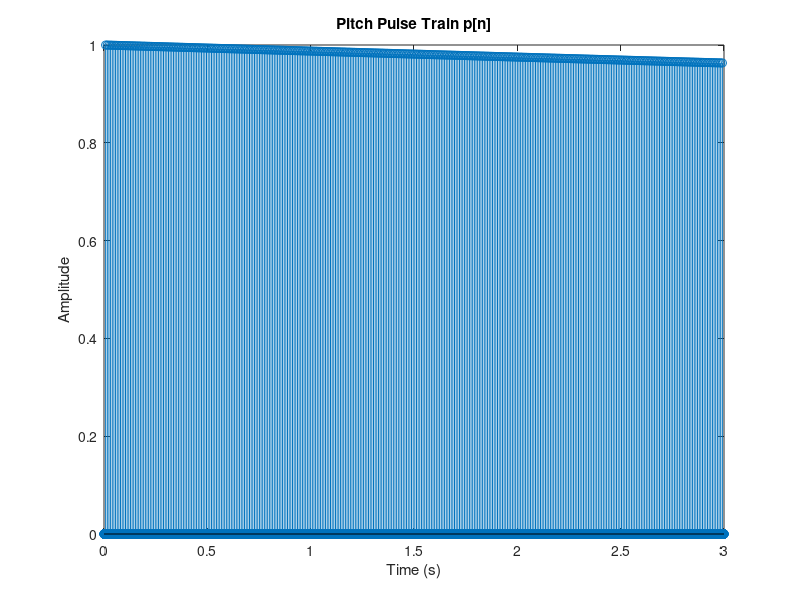
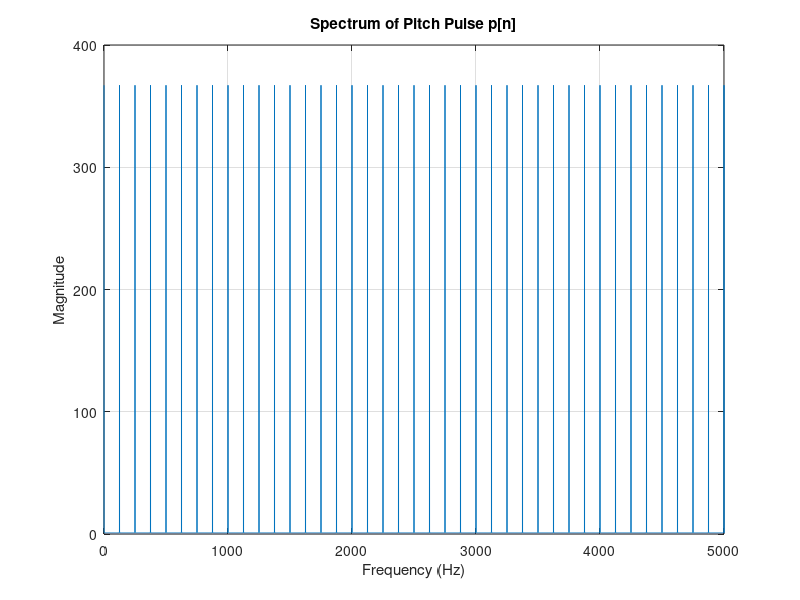
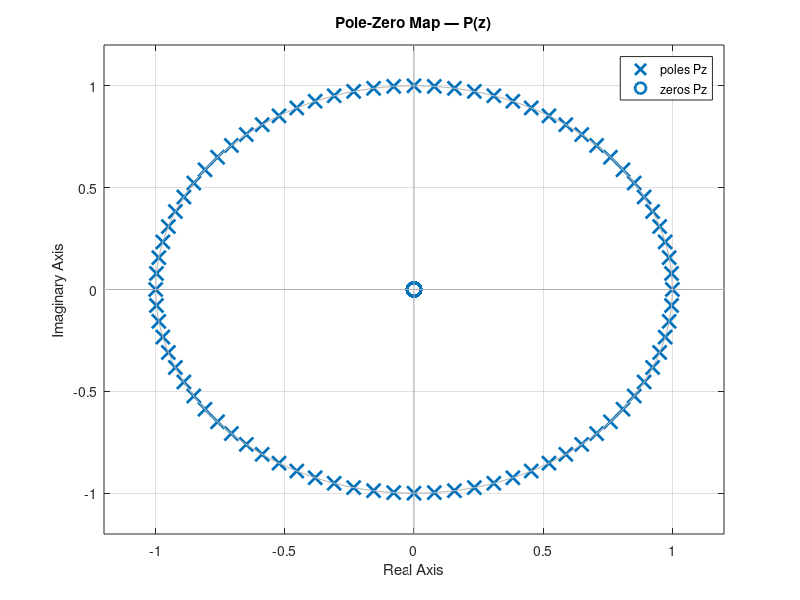
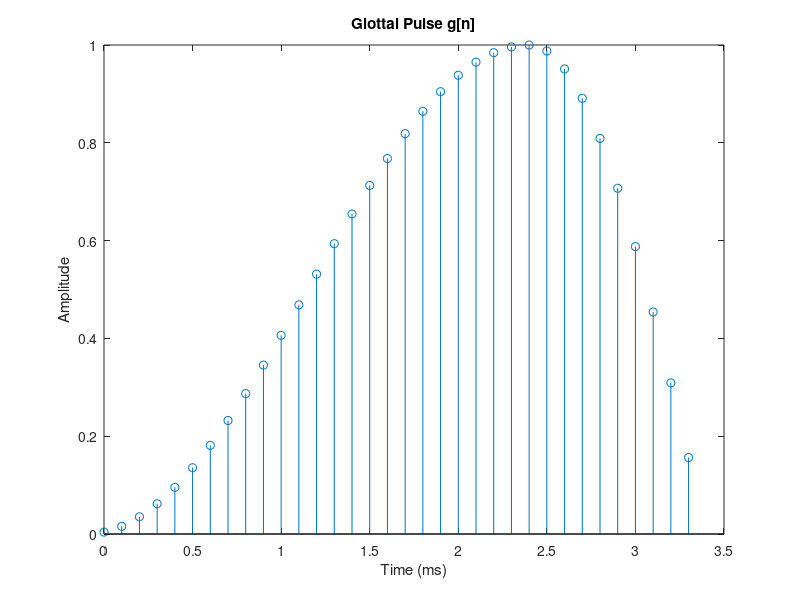

Recreate these plots in MATLAB, in order. (Note: this script raises an error after producing the figures.)
% =========================================================================
% B1–B10 — Articulatory Speech Synthesis
%
% Implements the source-filter model of speech production:
%
%   S(z) = P(z) · G(z) · V(z) · R(z)
%
% where:
%   P(z) — pitch pulse train (periodic excitation)
%   G(z) — glottal pulse shaping filter
%   V(z) — vocal tract resonance filter (three-formant all-pole model)
%   R(z) — radiation load (first-difference high-pass filter)
%
% Six English vowels are synthesised using published formant frequencies
% (Peterson & Barney, 1952):
%   /AO/  /IY/  /UH/  /EH/  /AH/  /IH/
%
% All synthesised vowels are concatenated into total.wav. A human
% recording of the same sequence is saved as total_human.wav.
% Spectrograms of both are compared side by side.
%
% Outputs
%   snsound.wav      : first 0.5 s of the /AO/ base signal (B5)
%   AO.wav, IY.wav, UH.wav, EH.wav, AH.wav, IH.wav : synthesised vowels
%   total.wav        : concatenated synthesised vowels
%   total_human.wav  : recorded human utterance of the same vowel sequence
% =========================================================================

clear all; clc; close all; %#ok<CLALL>

% -------------------------------------------------------------------------
% Shared synthesis constants
% -------------------------------------------------------------------------
Fs  = 10000;          % Sampling frequency (Hz)
T   = 1 / Fs;         % Sampling period (s)
Np  = 80;             % Samples per pitch period  (8 ms at 10 kHz)
NNN = 5000;           % Number of output samples per vowel

% =========================================================================
% B1 — Pitch Pulse Train  P(z)
%
% A periodic impulse train with exponentially decaying amplitude:
%   p[n] = 0.9999^k  at  n = k·Np,  for k = 0, 1, 2, …
% =========================================================================
duration  = 3;                         % seconds
kys       = Fs * duration / Np;        % Total number of pitch periods
k_vec     = linspace(0, kys - 1, kys);
nlen      = Np * kys;
n_vec     = linspace(1, nlen, nlen);

pn = zeros(1, nlen);
for nn = n_vec
    for kk = k_vec
        if nn == kk * Np
            pn(nn) = 0.9999 ^ kk;
        end
    end
end

figure('Name', 'B1 — Pitch Pulse p[n]', 'NumberTitle', 'off');
stem(n_vec / Fs, pn);
title('Pitch Pulse Train p[n]');
xlabel('Time (s)'); ylabel('Amplitude');

% Spectrum of p[n]
Y    = fft(pn);
freq = (0:numel(pn)-1) * (Fs / numel(pn));
figure('Name', 'B1 — Spectrum of p[n]', 'NumberTitle', 'off');
plot(freq, abs(Y));
title('Spectrum of Pitch Pulse p[n]');
xlabel('Frequency (Hz)'); ylabel('Magnitude');
xlim([0 5000]); grid on;

% Transfer function P(z) and pole-zero map
num_Pz = [1, zeros(1, Np)];
den_Pz = [1, zeros(1, Np-1), -0.9999];
Pz     = tf(num_Pz, den_Pz, T);
figure('Name', 'B1 — Pole-Zero Map of P(z)', 'NumberTitle', 'off');
pzmap(Pz);
title('Pole-Zero Map — P(z)');

% =========================================================================
% B2 — Glottal Pulse  G(z)
%
% A two-phase model:
%   Opening phase  (0 ≤ n < N1)    : raised-cosine ramp
%   Closing phase  (N1 ≤ n < N1+N2): quarter-cosine fall
% =========================================================================
N1  = 25; N2 = 10;
gn  = zeros(1, N1 + N2 - 1);
for i = 0 : N1 + N2 - 2
    if i < N1
        gn(i+1) = 0.5 * (1 - cos(pi * (i+1) / N1));
    else
        gn(i+1) = cos(0.5 * pi * (i - (N1-1)) / N2);
    end
end
n_g = 0 : N1 + N2 - 2;

figure('Name', 'B2 — Glottal Pulse g[n]', 'NumberTitle', 'off');
stem(1000 * n_g / Fs, gn);
title('Glottal Pulse g[n]');
xlabel('Time (ms)'); ylabel('Amplitude');

Y_g    = fft(gn);
freq_g = (0:numel(gn)-1) * (Fs / numel(gn));
figure('Name', 'B2 — Spectrum of g[n]', 'NumberTitle', 'off');
plot(freq_g, log(abs(Y_g)));
title('Spectrum of Glottal Pulse g[n]  (log scale)');
xlabel('Frequency (Hz)'); ylabel('Magnitude (log)');
xlim([0 5000]); grid on;

% =========================================================================
% B3 — Vocal Tract Filter  V(z) for /AO/
%
% Three-formant all-pole filter. Each resonance is modelled as a
% complex-conjugate pole pair:
%   H_k(z) = 1 / (1 - 2·e^{-πBk·T}·cos(2πFk·T)·z^{-1}
%                   + e^{-2πBk·T}·z^{-2})
%
% Formant frequencies and bandwidths (Peterson & Barney, 1952):
%   F1 = 570 Hz,  B1 = 60 Hz
%   F2 = 840 Hz,  B2 = 100 Hz  (note: bandwidth halved in den.)
%   F3 = 2410 Hz, B3 = 120 Hz
% =========================================================================
Fk_AO = [570,  840, 2410];
sk_AO = [60,  100,  120] ./ 2;   % σk = Bk / 2

Vz_AO = makeVocalTract(Fk_AO, sk_AO, Fs, T);

figure('Name', 'B3 — Impulse Response V(z) /AO/', 'NumberTitle', 'off');
impulse(Vz_AO);
title('Vocal Tract Impulse Response — /AO/');
xlabel('Time (ms)'); ylabel('Amplitude');

[vn_AO, ~] = impulse(Vz_AO);
Y_V    = fft(vn_AO);
freq_V = (0:numel(vn_AO)-1) * (Fs / numel(vn_AO));
figure('Name', 'B3 — Spectrum V(z) /AO/', 'NumberTitle', 'off');
plot(freq_V, abs(Y_V));
title('Spectrum of Vocal Tract Filter — /AO/');
xlabel('Frequency (Hz)'); ylabel('Magnitude');
xlim([0 5000]); grid on;

figure('Name', 'B3 — Pole-Zero Map V(z) /AO/', 'NumberTitle', 'off');
pzmap(Vz_AO);

% =========================================================================
% B4 — Radiation Load  R(z)
%
% Models the acoustic radiation at the lips as a first-difference filter:
%   R(z) = 1 - 0.96·z^{-1}
% =========================================================================
Rz = tf([1, -0.96], [1, 0], T);

figure('Name', 'B4 — Impulse Response R(z)', 'NumberTitle', 'off');
[r_imp, t_r] = impulse(Rz);
stem(1000 * t_r, r_imp);
title('Impulse Response — Radiation Load R(z)');
xlabel('Time (ms)'); ylabel('Amplitude');

Y_R    = fft(r_imp);
freq_R = (0:numel(r_imp)-1) * (Fs / numel(r_imp));
figure('Name', 'B4 — Spectrum R(z)', 'NumberTitle', 'off');
plot(freq_R, abs(Y_R));
title('Spectrum of Radiation Load R(z)');
xlabel('Frequency (Hz)'); ylabel('Magnitude');
xlim([0 5000]);

figure('Name', 'B4 — Pole-Zero Map R(z)', 'NumberTitle', 'off');
pzmap(Rz);

% =========================================================================
% B5 — Combined System  S(z) = G(z)·V(z)·R(z)·P(z)
%
% Cascade all four components. The impulse response s[n] is the
% synthesised voiced sound.
% =========================================================================

% Build G(z) transfer function from the glottal pulse coefficients
Gz = tf(gn, 1, T);

Sz = Gz * Vz_AO * Rz * Pz;
[s, t_s] = impulse(Sz, 40);

figure('Name', 'B5 — Final Voice Signal s[n]', 'NumberTitle', 'off');
plot(t_s * 1000, s);
title('Final Voice Signal s[n]  (Cascade System)');
xlabel('Time (ms)'); ylabel('Amplitude');
xlim([0 25]);

Y_s    = fft(s);
freq_s = (0:numel(s)-1) * (Fs / numel(s));
figure('Name', 'B5 — Spectrum s[n]', 'NumberTitle', 'off');
plot(freq_s, abs(Y_s));
title('Spectrum of Final Voice Signal s[n]');
xlabel('Frequency (Hz)'); ylabel('Magnitude');
xlim([0 5000]); grid on;

figure('Name', 'B5 — Pole-Zero Map S(z)', 'NumberTitle', 'off');
pzmap(Sz);

% Save and play first 0.5 s
numSamples_05 = round(0.5 * Fs);
sound(s(1:numSamples_05), Fs);
audiowrite('snsound.wav', s(1:numSamples_05), Fs);

% =========================================================================
% B6–B10 — Vowel Synthesis using Pole-Filter (IIR) Approach
%
% Each vowel is synthesised by filtering the glottal pulse through the
% vocal tract IIR filter directly in the time domain (impz), avoiding
% the need for transfer-function objects.
%
% Formant data (Peterson & Barney, 1952):
%   Vowel  F1    F2    F3
%   /AO/   570   840  2410
%   /IY/   270  2290  3010
%   /UH/   440  1020  2240
%   /EH/   530  1840  2480
%   /AH/   520  1190  2390
%   /IH/   390  1990  2550
% =========================================================================

% Shared excitation: glottal pulse convolved with pitch-period denominator
pp     = zeros(1, Np + 1);
pp(1)  = 1;
pp(Np+1) = -0.9999;   % Leaky integrator denominator

% Formant table: each row = [F1, F2, F3, s1, s2, s3]
% All bandwidths σk = 30 Hz (= Bk/2)
sigma  = 30;
vowels = struct( ...
    'name', {'AO',  'IY',  'UH',  'EH',  'AH',  'IH'}, ...
    'F',    {[570, 840, 2410], [270, 2290, 3010], ...
             [440, 1020, 2240], [530, 1840, 2480], ...
             [520, 1190, 2390], [390, 1990, 2550]} );

synth = cell(numel(vowels), 1);   % Store all synthesised waveforms

for v = 1:numel(vowels)
    Fk = vowels(v).F;

    % Build vocal tract denominator (convolution of three resonators)
    V1 = resonatorCoeff(Fk(1), sigma, T);
    V2 = resonatorCoeff(Fk(2), sigma, T);
    V3 = resonatorCoeff(Fk(3), sigma, T);
    Vden = conv(conv(V1, V2), V3);

    % Full denominator: vocal tract × pitch period filter
    den_full = conv(Vden, pp);

    % Synthesise via impulse response
    a  = impz(gn, den_full, NNN + 1);
    aa = 4000 * (a(1:NNN) - 0.96 * a(2:NNN+1));   % Apply radiation R(z)

    synth{v} = aa;

    % Waveform plot
    figure('Name', sprintf('Waveform — /%s/', vowels(v).name), 'NumberTitle', 'off');
    plot(aa(1:500));
    title(sprintf('Synthesised Waveform — /%s/', vowels(v).name));
    xlabel('Sample'); ylabel('Amplitude');

    % Spectrum plot
    Y_aa    = fft(aa);
    freq_aa = (0:NNN-1) * (Fs / NNN);
    figure('Name', sprintf('Spectrum — /%s/', vowels(v).name), 'NumberTitle', 'off');
    plot(freq_aa, abs(Y_aa));
    title(sprintf('Spectrum — /%s/', vowels(v).name));
    xlabel('Frequency (Hz)'); ylabel('Magnitude');
    xlim([0 5000]); grid on;

    % Pole-zero map
    figure('Name', sprintf('Pole-Zero — /%s/', vowels(v).name), 'NumberTitle', 'off');
    zplane(1, Vden);
    title(sprintf('Pole-Zero Map V(z) — /%s/', vowels(v).name));

    % Save WAV
    outfile = [vowels(v).name '.wav'];
    audiowrite(outfile, aa, Fs);
    fprintf('Saved %s\n', outfile);
end

% =========================================================================
% B10 — Concatenate and Compare Spectrograms
%
% Concatenates all six synthesised vowels, records the same sequence via
% microphone, and displays a side-by-side spectrogram comparison.
% =========================================================================

% Concatenate synthesised vowels
total = vertcat(synth{:});
audiowrite('total.wav', total, Fs);

% Display spectrogram of synthesised signal
figure('Name', 'Spectrogram — total.wav', 'NumberTitle', 'off');
spectrogram(total, 256, [], [], Fs, 'yaxis');
title('Spectrogram of Synthesised Vowel Sequence');
colorbar;
xlabel('Time (s)'); ylabel('Frequency (Hz)');

% --- Record human utterance ---
fprintf('\nPrepare to speak the vowel sequence /AO IY UH EH AH IH/ (3 seconds).\n');
input('Press Enter to begin recording...', 's');

nBits      = 16;
nChannels  = 1;
recObj     = audiorecorder(Fs, nBits, nChannels);
disp('Recording — speak now.');
recordblocking(recObj, 3);
disp('Recording complete.');

total_human = getaudiodata(recObj);
audiowrite('total_human.wav', total_human, Fs);

% Side-by-side spectrogram comparison
figure('Name', 'Spectrogram Comparison', 'NumberTitle', 'off');

subplot(1, 2, 1);
spectrogram(total,       256, 250, 256, Fs,           'yaxis');
title('Synthesised Vowels — total.wav');

subplot(1, 2, 2);
spectrogram(total_human, 256, 250, 256, Fs,           'yaxis');
title('Human Recording — total\_human.wav');

% =========================================================================
% Local helper functions
% =========================================================================

function Vz = makeVocalTract(Fk, sk, Fs, T)
    % Returns the vocal tract transfer function as a MATLAB tf object.
    % Fk : formant frequencies (Hz), sk : σk = bandwidth/2 (Hz)
    Vz = 1;
    for i = 1:numel(Fk)
        num_i = 1;
        den_i = [1, ...
                 -2 * exp(-2*pi*sk(i)*T) * cos(2*pi*Fk(i)*T), ...
                  exp(-4*pi*sk(i)*T)];
        Vz = Vz * tf(num_i, den_i, T);
    end
end

function den = resonatorCoeff(Fk, sigma, T)
    % Returns the denominator polynomial [1, b1, b2] for a single
    % second-order resonator with formant frequency Fk and half-bandwidth σ.
    den = [1, ...
           -2 * exp(-2*pi*sigma*T) * cos(2*pi*Fk*T), ...
            exp(-4*pi*sigma*T)];
end
